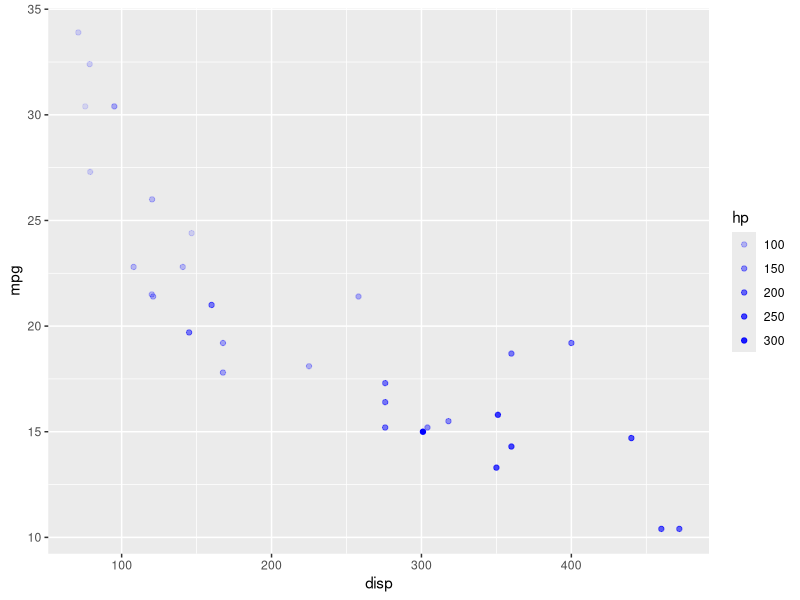
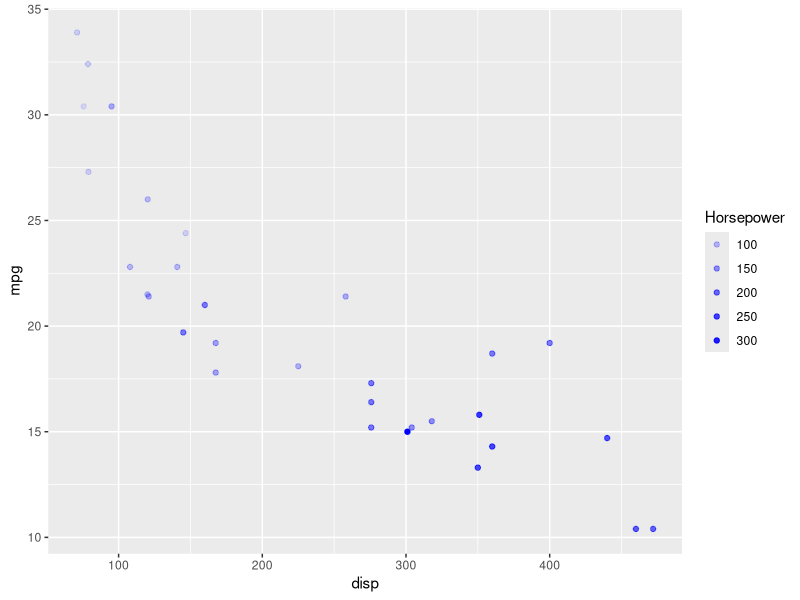
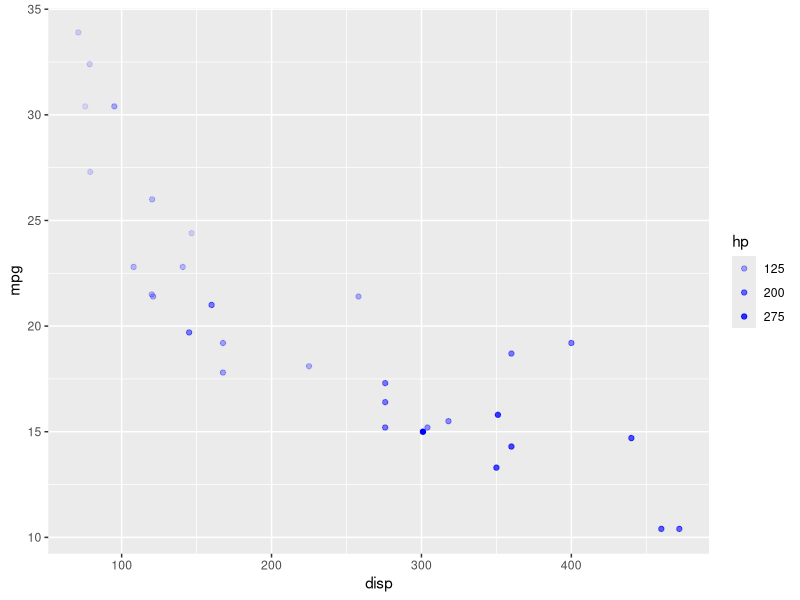
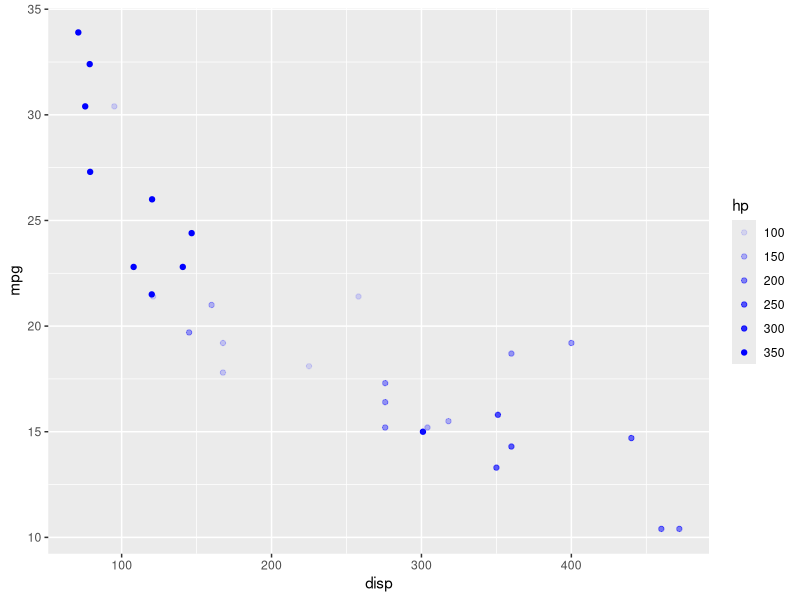
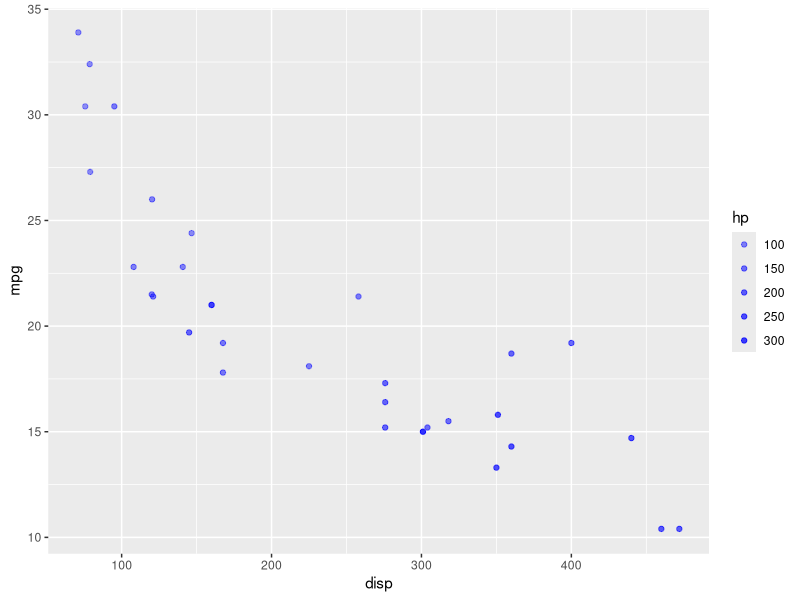
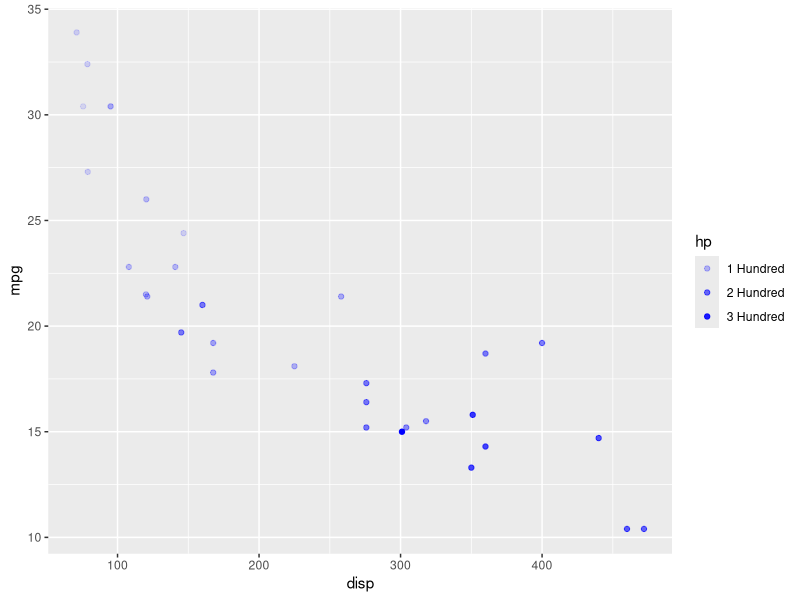
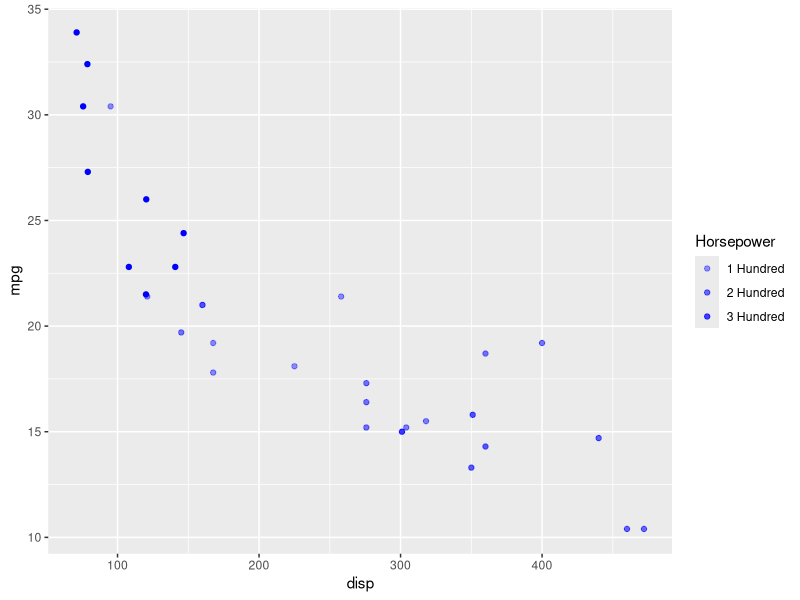

The R script that drew these images, in order:
## ---- chunk 1
library(ggplot2)
library(readr)
## ---- chunk 2
ggplot(mtcars) +
  geom_point(aes(disp, mpg, alpha = hp), color = 'blue')
## ---- chunk 3
ggplot(mtcars) +
  geom_point(aes(disp, mpg, alpha = hp), color = 'blue') +
  scale_alpha_continuous("Horsepower")
## ---- chunk 4
ggplot(mtcars) +
  geom_point(aes(disp, mpg, alpha = hp), color = 'blue') +
  scale_alpha_continuous(breaks = c(125, 200, 275))
## ---- chunk 5
ggplot(mtcars) +
  geom_point(aes(disp, mpg, alpha = hp), color = 'blue') +
  scale_alpha_continuous(limits = c(100, 350))
## ---- chunk 6
ggplot(mtcars) +
  geom_point(aes(disp, mpg, alpha = hp), color = 'blue') +
  scale_alpha_continuous(range = c(0.4, 0.8))
## ---- chunk 7
ggplot(mtcars) +
  geom_point(aes(disp, mpg, alpha = hp), color = 'blue') +
  scale_alpha_continuous(breaks = c(100, 200, 300),
    labels = c("1 Hundred", "2 Hundred", 
      "3 Hundred"))
## ---- chunk 8
ggplot(mtcars) +
  geom_point(aes(disp, mpg, alpha = hp), color = 'blue') +
  scale_alpha_continuous("Horsepower", breaks = c(100, 200, 300),
    limits = c(100, 350), range = c(0.4, 0.8),
    labels = c("1 Hundred", "2 Hundred", "3 Hundred"))
